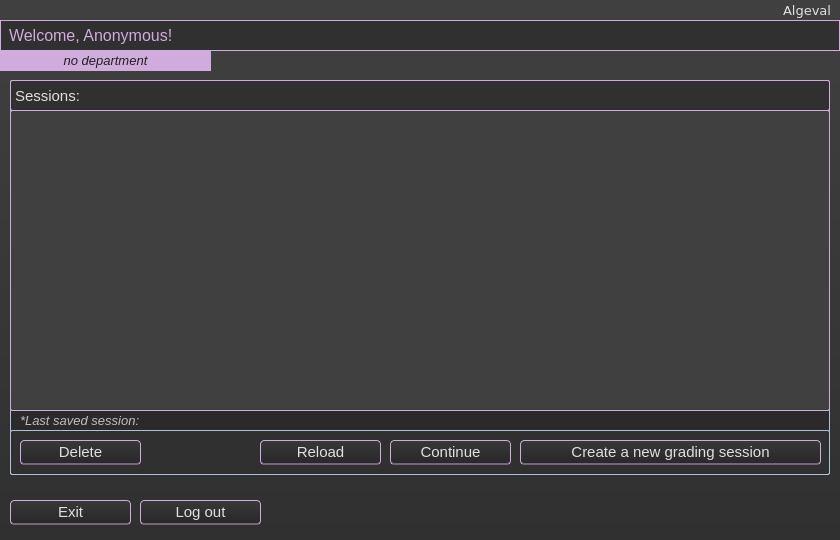
<?xml version="1.0" encoding="UTF-8"?>
<ui version="4.0">
 <class>Home</class>
 <widget class="QWidget" name="Home">
  <property name="geometry">
   <rect>
    <x>0</x>
    <y>0</y>
    <width>840</width>
    <height>540</height>
   </rect>
  </property>
  <property name="windowTitle">
   <string>Form</string>
  </property>
  <property name="styleSheet">
   <string notr="true">background-color: qlineargradient(spread:pad, x1:1, y1:1, x2:1, y2:0, stop:0 rgba(48, 48, 48, 255), stop:1 rgba(64, 64, 64, 255))</string>
  </property>
  <widget class="QLabel" name="label_instructor">
   <property name="geometry">
    <rect>
     <x>0</x>
     <y>20</y>
     <width>840</width>
     <height>31</height>
    </rect>
   </property>
   <property name="font">
    <font>
     <family>Segoe UI</family>
     <pointsize>12</pointsize>
     <italic>false</italic>
     <bold>false</bold>
     <underline>false</underline>
    </font>
   </property>
   <property name="styleSheet">
    <string notr="true">background-color: rgb(48, 48, 48);
color: rgb(208, 172, 220);
border: 1px solid rgb(208, 172, 220);
padding: 4px</string>
   </property>
   <property name="text">
    <string>Welcome, Anonymous!</string>
   </property>
  </widget>
  <widget class="QLabel" name="label_department">
   <property name="geometry">
    <rect>
     <x>0</x>
     <y>50</y>
     <width>211</width>
     <height>21</height>
    </rect>
   </property>
   <property name="font">
    <font>
     <family>Segoe UI</family>
     <pointsize>10</pointsize>
     <italic>true</italic>
     <bold>false</bold>
    </font>
   </property>
   <property name="styleSheet">
    <string notr="true">background-color: rgb(208, 172, 220);
color: rgb(32, 32, 32);
border: 1px solid rgb(208, 172, 220);
</string>
   </property>
   <property name="text">
    <string>no department</string>
   </property>
   <property name="alignment">
    <set>Qt::AlignmentFlag::AlignCenter</set>
   </property>
   <property name="openExternalLinks">
    <bool>true</bool>
   </property>
  </widget>
  <widget class="QPushButton" name="push_exit">
   <property name="geometry">
    <rect>
     <x>10</x>
     <y>500</y>
     <width>121</width>
     <height>25</height>
    </rect>
   </property>
   <property name="font">
    <font>
     <family>Segoe UI</family>
     <pointsize>11</pointsize>
    </font>
   </property>
   <property name="styleSheet">
    <string notr="true">QPushButton {
    color:  rgb(224, 224, 224);
    background-color: qlineargradient(spread:pad, x1:1, y1:1, x2:1, y2:0, stop:0 rgba(40, 40, 40, 255), stop:1 rgba(56, 56, 56, 255));
    border: 1px solid rgb(208, 172, 220);
    border-bottom: 2px solid rgb(121, 100, 128);
    border-radius: 4px
    }
    QPushButton:disabled {
    background-color: rgb(48, 48, 48);
    color:  rgb(160, 160, 160);
    border: 1px solid rgb(192, 192, 192);
    border-radius: 4px
    }</string>
   </property>
   <property name="text">
    <string>Exit</string>
   </property>
   <property name="checkable">
    <bool>false</bool>
   </property>
  </widget>
  <widget class="QPushButton" name="push_logout">
   <property name="geometry">
    <rect>
     <x>140</x>
     <y>500</y>
     <width>121</width>
     <height>25</height>
    </rect>
   </property>
   <property name="font">
    <font>
     <family>Segoe UI</family>
     <pointsize>11</pointsize>
    </font>
   </property>
   <property name="styleSheet">
    <string notr="true">QPushButton {
    color:  rgb(224, 224, 224);
    background-color: qlineargradient(spread:pad, x1:1, y1:1, x2:1, y2:0, stop:0 rgba(40, 40, 40, 255), stop:1 rgba(56, 56, 56, 255));
    border: 1px solid rgb(208, 172, 220);
    border-bottom: 2px solid rgb(121, 100, 128);
    border-radius: 4px
    }
    QPushButton:disabled {
    background-color: rgb(48, 48, 48);
    color:  rgb(160, 160, 160);
    border: 1px solid rgb(192, 192, 192);
    border-radius: 4px
    }</string>
   </property>
   <property name="text">
    <string>Log out</string>
   </property>
   <property name="checkable">
    <bool>false</bool>
   </property>
  </widget>
  <widget class="QLabel" name="label_name">
   <property name="geometry">
    <rect>
     <x>230</x>
     <y>0</y>
     <width>601</width>
     <height>21</height>
    </rect>
   </property>
   <property name="font">
    <font>
     <family>Verdana</family>
     <pointsize>10</pointsize>
     <italic>false</italic>
     <bold>false</bold>
     <underline>false</underline>
     <strikeout>false</strikeout>
     <stylestrategy>PreferDefault</stylestrategy>
     <kerning>false</kerning>
    </font>
   </property>
   <property name="styleSheet">
    <string notr="true">color: rgb(224, 224, 224);
background-color: None
</string>
   </property>
   <property name="text">
    <string>Algeval</string>
   </property>
   <property name="alignment">
    <set>Qt::AlignmentFlag::AlignRight|Qt::AlignmentFlag::AlignTrailing|Qt::AlignmentFlag::AlignVCenter</set>
   </property>
  </widget>
  <widget class="QFrame" name="frame_sessions">
   <property name="geometry">
    <rect>
     <x>10</x>
     <y>80</y>
     <width>820</width>
     <height>395</height>
    </rect>
   </property>
   <property name="font">
    <font>
     <family>Segoe UI</family>
     <pointsize>11</pointsize>
    </font>
   </property>
   <property name="styleSheet">
    <string notr="true">background-color: qlineargradient(spread:pad, x1:1, y1:1, x2:1, y2:0, stop:0 rgba(40, 40, 40, 255), stop:1 rgba(56, 56, 56, 255));
border: 1px solid rgb(175, 192, 220);
border-radius: 2px</string>
   </property>
   <property name="frameShape">
    <enum>QFrame::Shape::StyledPanel</enum>
   </property>
   <property name="frameShadow">
    <enum>QFrame::Shadow::Raised</enum>
   </property>
   <widget class="QTableWidget" name="table_sessions">
    <property name="geometry">
     <rect>
      <x>0</x>
      <y>30</y>
      <width>820</width>
      <height>301</height>
     </rect>
    </property>
    <property name="font">
     <font>
      <family>Segoe UI</family>
      <pointsize>11</pointsize>
     </font>
    </property>
    <property name="styleSheet">
     <string notr="true">background-color: rgb(64, 64, 64);
border: 1px solid rgb(208, 172, 220);
border-radius: 2px</string>
    </property>
   </widget>
   <widget class="QFrame" name="frame_buttons">
    <property name="geometry">
     <rect>
      <x>0</x>
      <y>350</y>
      <width>820</width>
      <height>45</height>
     </rect>
    </property>
    <property name="font">
     <font>
      <family>Segoe UI</family>
      <pointsize>11</pointsize>
     </font>
    </property>
    <property name="styleSheet">
     <string notr="true">background-color: rgb(48, 48, 48)</string>
    </property>
    <property name="frameShape">
     <enum>QFrame::Shape::StyledPanel</enum>
    </property>
    <property name="frameShadow">
     <enum>QFrame::Shadow::Raised</enum>
    </property>
    <widget class="QPushButton" name="push_reload">
     <property name="geometry">
      <rect>
       <x>250</x>
       <y>10</y>
       <width>121</width>
       <height>25</height>
      </rect>
     </property>
     <property name="font">
      <font>
       <family>Segoe UI</family>
       <pointsize>11</pointsize>
       <bold>false</bold>
      </font>
     </property>
     <property name="styleSheet">
      <string notr="true">QPushButton {
    color:  rgb(224, 224, 224);
    background-color: qlineargradient(spread:pad, x1:1, y1:1, x2:1, y2:0, stop:0 rgba(40, 40, 40, 255), stop:1 rgba(56, 56, 56, 255));
    border: 1px solid rgb(208, 172, 220);
    border-bottom: 2px solid rgb(121, 100, 128);
    border-radius: 4px
    }
    QPushButton:disabled {
    background-color: rgb(48, 48, 48);
    color:  rgb(160, 160, 160);
    border: 1px solid rgb(192, 192, 192);
    border-radius: 4px
    }</string>
     </property>
     <property name="text">
      <string>Reload</string>
     </property>
     <property name="checkable">
      <bool>false</bool>
     </property>
    </widget>
    <widget class="QPushButton" name="push_continue">
     <property name="geometry">
      <rect>
       <x>380</x>
       <y>10</y>
       <width>121</width>
       <height>25</height>
      </rect>
     </property>
     <property name="font">
      <font>
       <family>Segoe UI</family>
       <pointsize>11</pointsize>
       <bold>false</bold>
      </font>
     </property>
     <property name="styleSheet">
      <string notr="true">QPushButton {
    color:  rgb(224, 224, 224);
    background-color: qlineargradient(spread:pad, x1:1, y1:1, x2:1, y2:0, stop:0 rgba(40, 40, 40, 255), stop:1 rgba(56, 56, 56, 255));
    border: 1px solid rgb(208, 172, 220);
    border-bottom: 2px solid rgb(121, 100, 128);
    border-radius: 4px
    }
    QPushButton:disabled {
    background-color: rgb(48, 48, 48);
    color:  rgb(160, 160, 160);
    border: 1px solid rgb(192, 192, 192);
    border-radius: 4px
    }</string>
     </property>
     <property name="text">
      <string>Continue</string>
     </property>
     <property name="checkable">
      <bool>false</bool>
     </property>
    </widget>
    <widget class="QPushButton" name="push_delete">
     <property name="geometry">
      <rect>
       <x>10</x>
       <y>10</y>
       <width>121</width>
       <height>25</height>
      </rect>
     </property>
     <property name="font">
      <font>
       <family>Segoe UI</family>
       <pointsize>11</pointsize>
       <bold>false</bold>
      </font>
     </property>
     <property name="styleSheet">
      <string notr="true">QPushButton {
    color:  rgb(224, 224, 224);
    background-color: qlineargradient(spread:pad, x1:1, y1:1, x2:1, y2:0, stop:0 rgba(40, 40, 40, 255), stop:1 rgba(56, 56, 56, 255));
    border: 1px solid rgb(208, 172, 220);
    border-bottom: 2px solid rgb(121, 100, 128);
    border-radius: 4px
    }
    QPushButton:disabled {
    background-color: rgb(48, 48, 48);
    color:  rgb(160, 160, 160);
    border: 1px solid rgb(192, 192, 192);
    border-radius: 4px
    }</string>
     </property>
     <property name="text">
      <string>Delete</string>
     </property>
     <property name="checkable">
      <bool>false</bool>
     </property>
    </widget>
    <widget class="QPushButton" name="push_create">
     <property name="geometry">
      <rect>
       <x>510</x>
       <y>10</y>
       <width>301</width>
       <height>25</height>
      </rect>
     </property>
     <property name="font">
      <font>
       <family>Segoe UI</family>
       <pointsize>11</pointsize>
       <bold>false</bold>
      </font>
     </property>
     <property name="styleSheet">
      <string notr="true">QPushButton {
    color:  rgb(224, 224, 224);
    background-color: qlineargradient(spread:pad, x1:1, y1:1, x2:1, y2:0, stop:0 rgba(40, 40, 40, 255), stop:1 rgba(56, 56, 56, 255));
    border: 1px solid rgb(208, 172, 220);
    border-bottom: 2px solid rgb(121, 100, 128);
    border-radius: 4px
    }
    QPushButton:disabled {
    background-color: rgb(48, 48, 48);
    color:  rgb(160, 160, 160);
    border: 1px solid rgb(192, 192, 192);
    border-radius: 4px
    }</string>
     </property>
     <property name="text">
      <string>Create a new grading session</string>
     </property>
     <property name="checkable">
      <bool>false</bool>
     </property>
    </widget>
   </widget>
   <widget class="QLabel" name="label_submit">
    <property name="geometry">
     <rect>
      <x>0</x>
      <y>0</y>
      <width>820</width>
      <height>31</height>
     </rect>
    </property>
    <property name="font">
     <font>
      <family>Segoe UI</family>
      <pointsize>11</pointsize>
      <bold>false</bold>
      <underline>false</underline>
     </font>
    </property>
    <property name="styleSheet">
     <string notr="true">background-color: rgb(48, 48, 48);
color: rgb(224, 224, 224);
border: 1px solid rgb(208, 172, 220)</string>
    </property>
    <property name="text">
     <string>Sessions: </string>
    </property>
    <property name="alignment">
     <set>Qt::AlignmentFlag::AlignLeading|Qt::AlignmentFlag::AlignLeft|Qt::AlignmentFlag::AlignVCenter</set>
    </property>
   </widget>
   <widget class="QLabel" name="label_note">
    <property name="geometry">
     <rect>
      <x>10</x>
      <y>330</y>
      <width>811</width>
      <height>21</height>
     </rect>
    </property>
    <property name="font">
     <font>
      <family>Segoe UI</family>
      <pointsize>10</pointsize>
      <italic>true</italic>
      <bold>false</bold>
      <underline>false</underline>
     </font>
    </property>
    <property name="styleSheet">
     <string notr="true">background-color: None;
color: rgb(192, 192, 192);
border: None;</string>
    </property>
    <property name="text">
     <string>*Last saved session:</string>
    </property>
    <property name="alignment">
     <set>Qt::AlignmentFlag::AlignLeading|Qt::AlignmentFlag::AlignLeft|Qt::AlignmentFlag::AlignVCenter</set>
    </property>
   </widget>
  </widget>
  <widget class="QLabel" name="label_email">
   <property name="geometry">
    <rect>
     <x>580</x>
     <y>25</y>
     <width>250</width>
     <height>21</height>
    </rect>
   </property>
   <property name="font">
    <font>
     <family>Segoe UI</family>
     <pointsize>10</pointsize>
     <italic>true</italic>
     <bold>false</bold>
     <underline>false</underline>
    </font>
   </property>
   <property name="styleSheet">
    <string notr="true">background-color: rgb(48, 48, 48);
color: rgb(192, 192, 192);
border: None</string>
   </property>
   <property name="text">
    <string/>
   </property>
   <property name="alignment">
    <set>Qt::AlignmentFlag::AlignRight|Qt::AlignmentFlag::AlignTrailing|Qt::AlignmentFlag::AlignVCenter</set>
   </property>
  </widget>
 </widget>
 <resources/>
 <connections/>
</ui>
